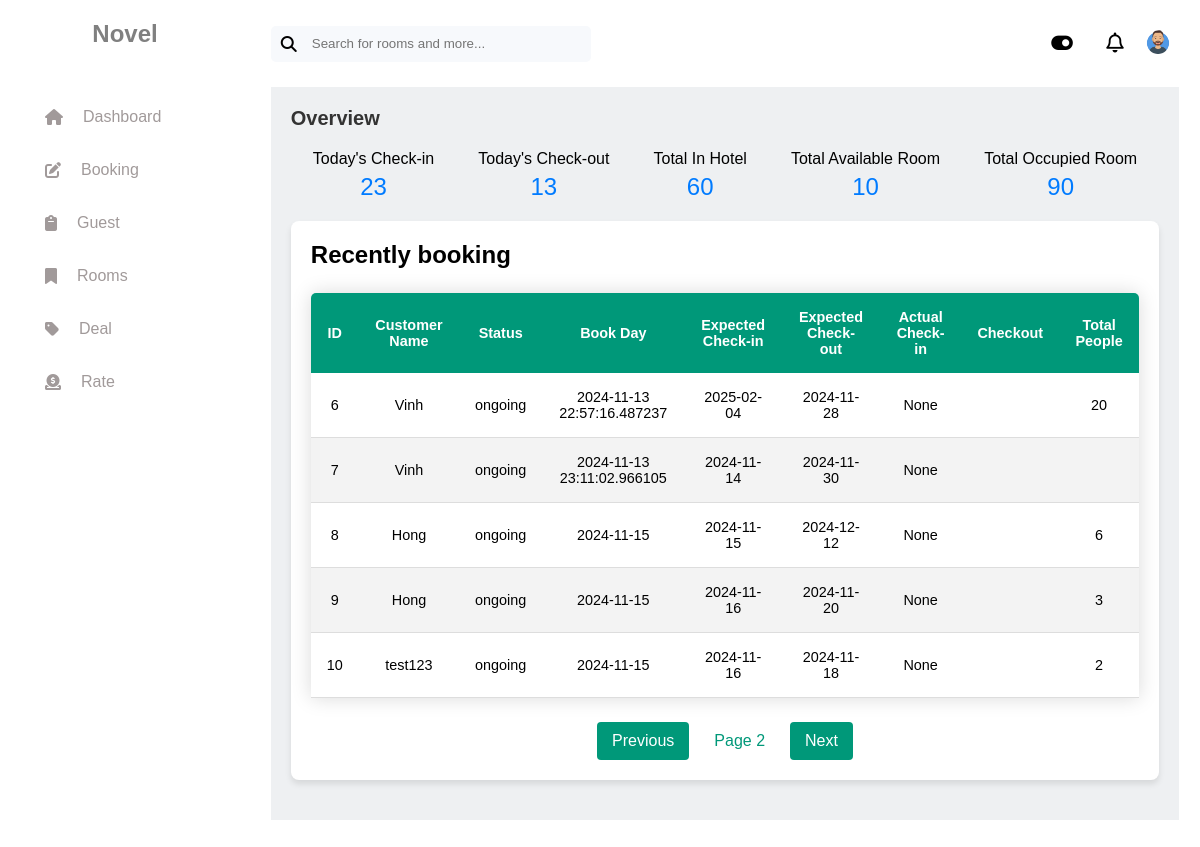
Page /?page=2 (signed in) on the earlier database version.
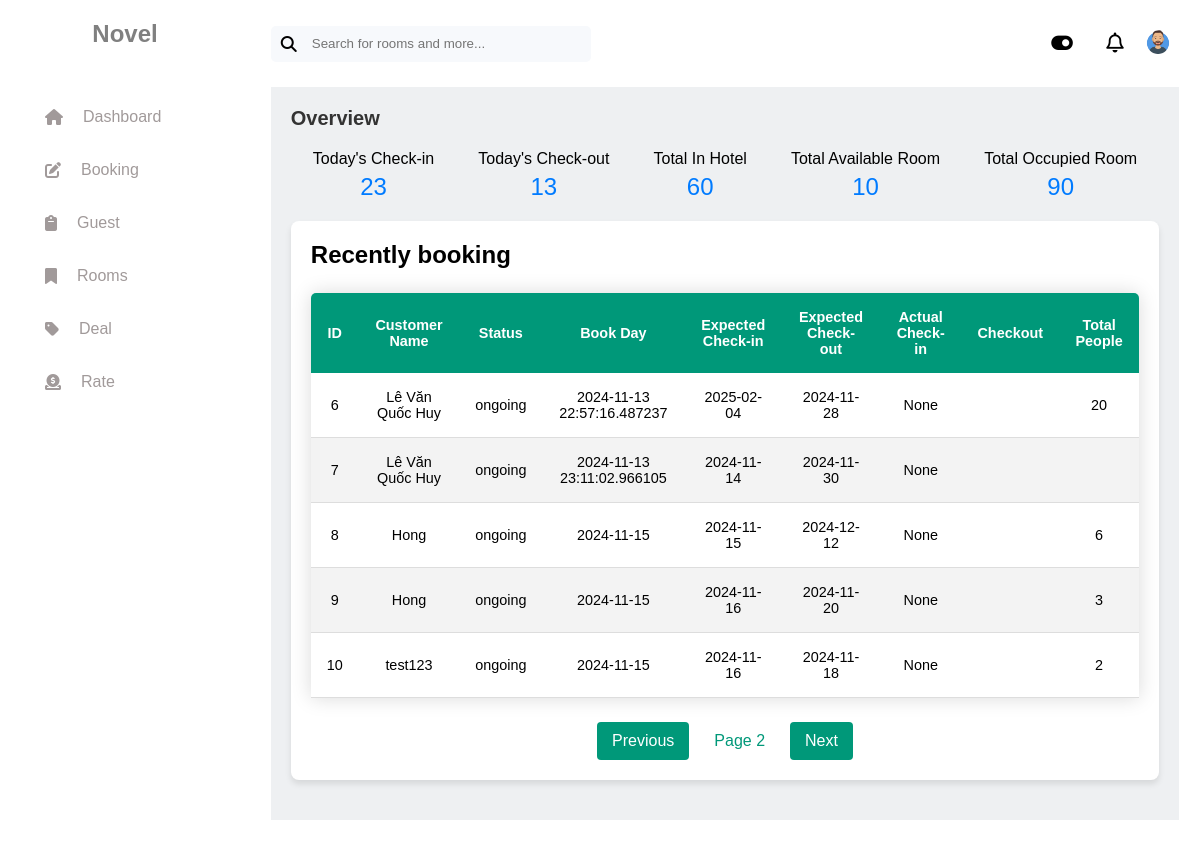
Same page on the later database version.
### tables this page shows
CREATE TABLE booking (
  booking_id INTEGER PRIMARY KEY,
  customer_id INTEGER NOT NULL,
  room_id INTEGER NOT NULL,
  status TEXT CHECK (status IN ('ongoing', 'completed', 'cancelled')) NOT NULL,
  book_day DATE NOT NULL,
  expected_checkin DATE NOT NULL,
  expected_checkout DATE NOT NULL,
  actual_checkin DATE,
  actual_checkout DATE,
  total_people INTEGER NOT NULL,
  FOREIGN KEY (customer_id) REFERENCES customer (customer_id),
  FOREIGN KEY (room_id) REFERENCES room (room_id)
);

CREATE TABLE customer (
  customer_id INTEGER PRIMARY KEY AUTOINCREMENT,
  name TEXT NOT NULL,
  email TEXT,
  dob DATE,
  credit_card TEXT,
  address TEXT,
  company_id INTEGER
);

### app.py (the view)
@app.route("/")
def index():
    conn = get_db_connection()
    bookings = conn.execute("""
        SELECT booking.booking_id AS id, customer.name AS customer_name, booking.status,
               booking.book_day, booking.expected_checkin, booking.expected_checkout,
               booking.actual_checkin, booking.actual_checkout, booking.total_people
        FROM booking
        JOIN customer ON booking.customer_id = customer.customer_id
        ORDER BY booking.book_day ASC
    """).fetchall()
    conn.close()
    page, per_page = request.args.get("page", 1, type=int), 5
    paginated_bookings = bookings[(page - 1) * per_page : page * per_page]
    total_pages = (len(bookings) - 1) // per_page + 1
    return render_template("index.html", bookings=paginated_bookings, page=page, total_pages=total_pages)

### app.py (called while the page is built)
@app.before_request
def check_authentication():
    if request.endpoint not in ['login', 'register'] and not session.get("logged_in"):
        return redirect(url_for("login"))

### database/database_function.py (called while the page is built)
def get_db_connection():
    conn = sqlite3.connect('hotel1.db')
    conn.row_factory = sqlite3.Row
    return conn

### templates/index.html
{% extends "layout.html" %} {% block title %} Home {% endblock %} {% block stylesheets %}
<link rel="stylesheet" href="{{ url_for('static', filename='css/homepage.css')}}" />
{% endblock %} {% block content %}
<div class="container">
    <div class="overview-section">
        <h1>Overview</h1>
        <div class="stats">
            <div>
                <p>Today's Check-in</p>
                <span>23</span>
            </div>
            <div>
                <p>Today's Check-out</p>
                <span>13</span>
            </div>
            <div>
                <p>Total In Hotel</p>
                <span>60</span>
            </div>
            <div>
                <p>Total Available Room</p>
                <span>10</span>
            </div>
            <div>
                <p>Total Occupied Room</p>
                <span>90</span>
            </div>
        </div>
    </div>
    <div class="section recent-booking-section">
        <h2>Recently booking</h2>
        <table class="table">
            <thead>
                <tr>
                    <th>ID</th>
                    <th>Customer Name</th>
                    <th>Status</th>
                    <th>Book Day</th>
                    <th>Expected Check-in</th>
                    <th>Expected Check-out</th>
                    <th>Actual Check-in</th>
                    <th>Checkout</th>
                    <th>Total People</th>
                </tr>
            </thead>
            <tbody>
                {% for booking in bookings %}
                <tr>
                    <td>{{ booking.id }}</td>
                    <td>{{ booking.customer_name }}</td>
                    <td>{{ booking.status }}</td>
                    <td>{{ booking.book_day }}</td>
                    <td>{{ booking.expected_checkin }}</td>
                    <td>{{ booking.expected_checkout }}</td>
                    <td>{{ booking.actual_checkin }}</td>
                    <td>{{ booking.checkout }}</td>
                    <td>{{ booking.total_people }}</td>
                </tr>
                {% endfor %}
            </tbody>
        </table>
        <div class="pagination">
            {% if page > 1 %}
            <a href="{{ url_for('index', page=page-1) }}">Previous</a>
            {% endif %}
            <span>Page {{ page }}</span>
            {% if page < total_pages %}
            <a href="{{ url_for('index', page=page+1) }}">Next</a>
            {% endif %}
        </div>
    </div>
</div>
{% endblock %}

Differences in the rows shown:
changed through a linked row, booking id 6: customer_name "Vinh" → "Lê Văn Quốc Huy"
changed through a linked row, booking id 7: customer_name "Vinh" → "Lê Văn Quốc Huy"
